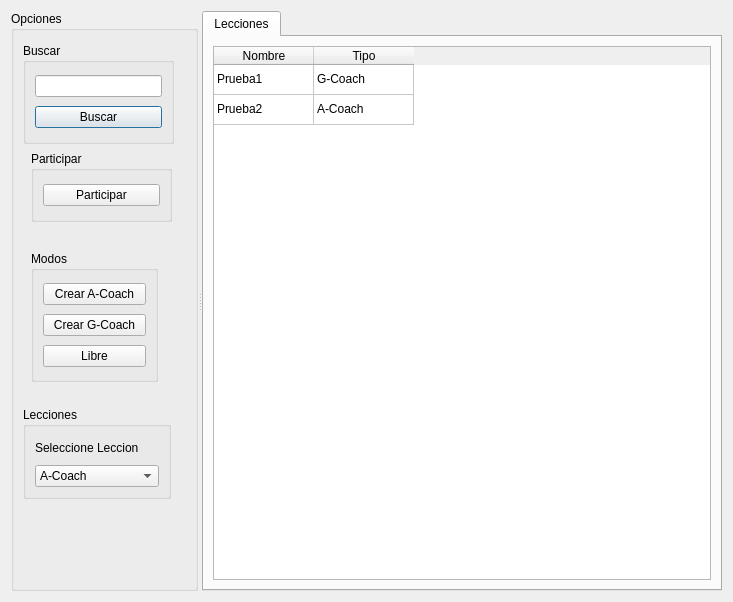
<?xml version="1.0" encoding="UTF-8"?>
<ui version="4.0">
 <class>CrearLeccion</class>
 <widget class="QDialog" name="CrearLeccion">
  <property name="geometry">
   <rect>
    <x>0</x>
    <y>0</y>
    <width>733</width>
    <height>602</height>
   </rect>
  </property>
  <property name="windowTitle">
   <string>Coline - 201513696</string>
  </property>
  <layout class="QVBoxLayout" name="verticalLayout_5">
   <item>
    <widget class="QSplitter" name="splitter">
     <property name="orientation">
      <enum>Qt::Horizontal</enum>
     </property>
     <widget class="QGroupBox" name="groupBox_4">
      <property name="title">
       <string>Opciones</string>
      </property>
      <widget class="QGroupBox" name="groupBox_3">
       <property name="geometry">
        <rect>
         <x>12</x>
         <y>396</y>
         <width>148</width>
         <height>92</height>
        </rect>
       </property>
       <property name="title">
        <string>Lecciones</string>
       </property>
       <layout class="QVBoxLayout" name="verticalLayout_3">
        <item>
         <widget class="QLabel" name="label">
          <property name="text">
           <string>Seleccione Leccion</string>
          </property>
         </widget>
        </item>
        <item>
         <widget class="QComboBox" name="comboBox">
          <item>
           <property name="text">
            <string>A-Coach</string>
           </property>
          </item>
          <item>
           <property name="text">
            <string>G-Coach</string>
           </property>
          </item>
         </widget>
        </item>
       </layout>
      </widget>
      <widget class="QGroupBox" name="groupBox">
       <property name="geometry">
        <rect>
         <x>12</x>
         <y>32</y>
         <width>151</width>
         <height>101</height>
        </rect>
       </property>
       <property name="title">
        <string>Buscar</string>
       </property>
       <layout class="QVBoxLayout" name="verticalLayout">
        <item>
         <widget class="QLineEdit" name="lineEdit"/>
        </item>
        <item>
         <widget class="QPushButton" name="btnBuscar">
          <property name="text">
           <string>Buscar</string>
          </property>
         </widget>
        </item>
       </layout>
      </widget>
      <widget class="QGroupBox" name="groupBox_2">
       <property name="geometry">
        <rect>
         <x>20</x>
         <y>240</y>
         <width>127</width>
         <height>131</height>
        </rect>
       </property>
       <property name="title">
        <string>Modos</string>
       </property>
       <layout class="QVBoxLayout" name="verticalLayout_2">
        <item>
         <widget class="QPushButton" name="btnACoach">
          <property name="text">
           <string>Crear A-Coach</string>
          </property>
         </widget>
        </item>
        <item>
         <widget class="QPushButton" name="btnGCoach">
          <property name="text">
           <string>Crear G-Coach</string>
          </property>
         </widget>
        </item>
        <item>
         <widget class="QPushButton" name="btnLibre">
          <property name="text">
           <string>Libre</string>
          </property>
         </widget>
        </item>
       </layout>
      </widget>
      <widget class="QGroupBox" name="groupBox_5">
       <property name="geometry">
        <rect>
         <x>20</x>
         <y>140</y>
         <width>141</width>
         <height>71</height>
        </rect>
       </property>
       <property name="title">
        <string>Participar</string>
       </property>
       <layout class="QVBoxLayout" name="verticalLayout_4">
        <item>
         <widget class="QPushButton" name="btnParticipar">
          <property name="text">
           <string>Participar</string>
          </property>
         </widget>
        </item>
       </layout>
      </widget>
     </widget>
     <widget class="QTabWidget" name="tabWidget">
      <property name="currentIndex">
       <number>0</number>
      </property>
      <widget class="QWidget" name="tab">
       <attribute name="title">
        <string>Lecciones</string>
       </attribute>
       <layout class="QVBoxLayout" name="verticalLayout_6">
        <item>
         <widget class="QTableWidget" name="tableWidget">
          <attribute name="horizontalHeaderShowSortIndicator" stdset="0">
           <bool>true</bool>
          </attribute>
          <attribute name="verticalHeaderVisible">
           <bool>false</bool>
          </attribute>
          <row>
           <property name="text">
            <string>New Row</string>
           </property>
          </row>
          <row>
           <property name="text">
            <string>G-Coach</string>
           </property>
          </row>
          <column>
           <property name="text">
            <string>Nombre</string>
           </property>
          </column>
          <column>
           <property name="text">
            <string>Tipo</string>
           </property>
          </column>
          <item row="0" column="0">
           <property name="text">
            <string>Prueba1</string>
           </property>
          </item>
          <item row="0" column="1">
           <property name="text">
            <string>G-Coach</string>
           </property>
          </item>
          <item row="1" column="0">
           <property name="text">
            <string>Prueba2</string>
           </property>
          </item>
          <item row="1" column="1">
           <property name="text">
            <string>A-Coach</string>
           </property>
          </item>
         </widget>
        </item>
       </layout>
      </widget>
     </widget>
    </widget>
   </item>
  </layout>
 </widget>
 <resources/>
 <connections/>
</ui>
